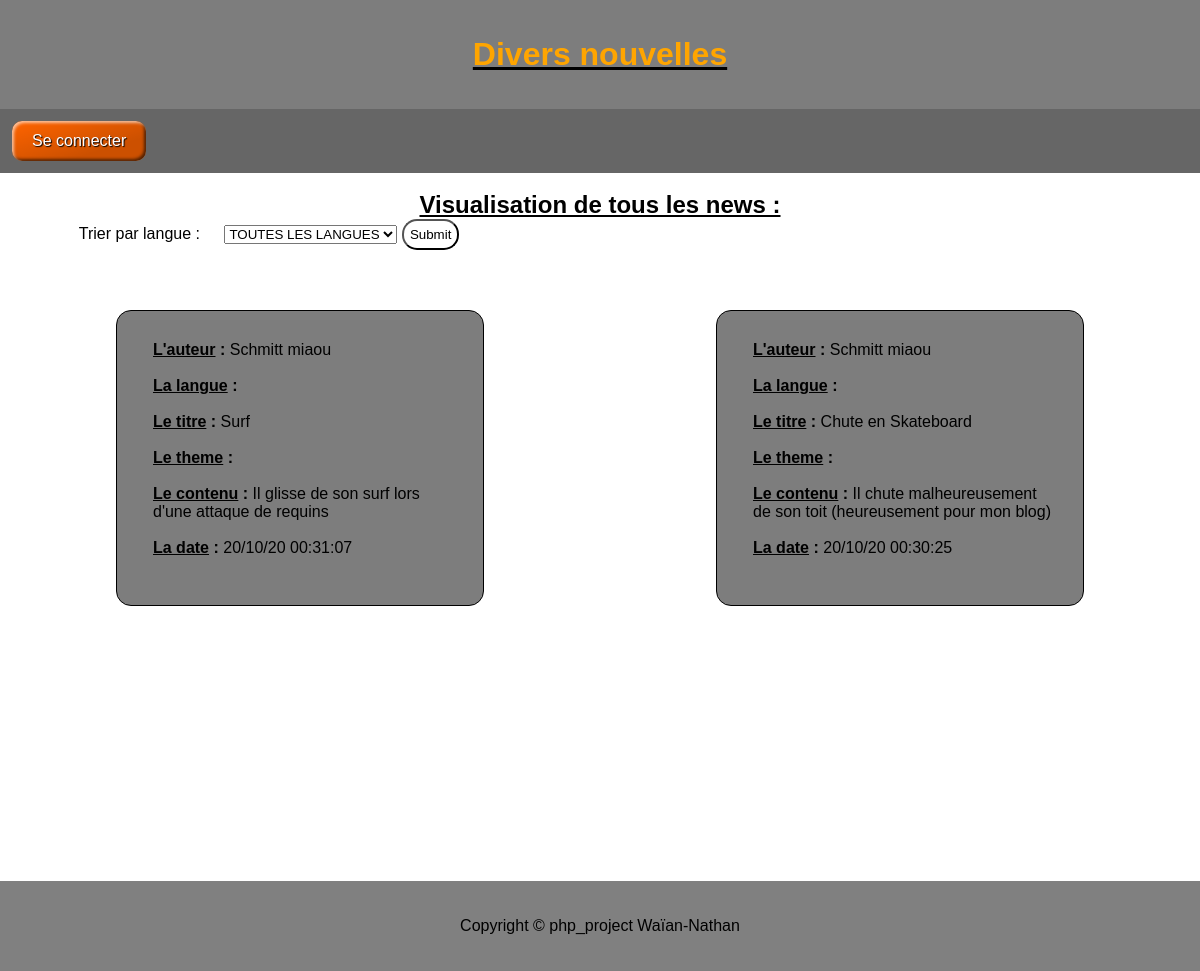
The page /php/index.php on the database as committed earlier.
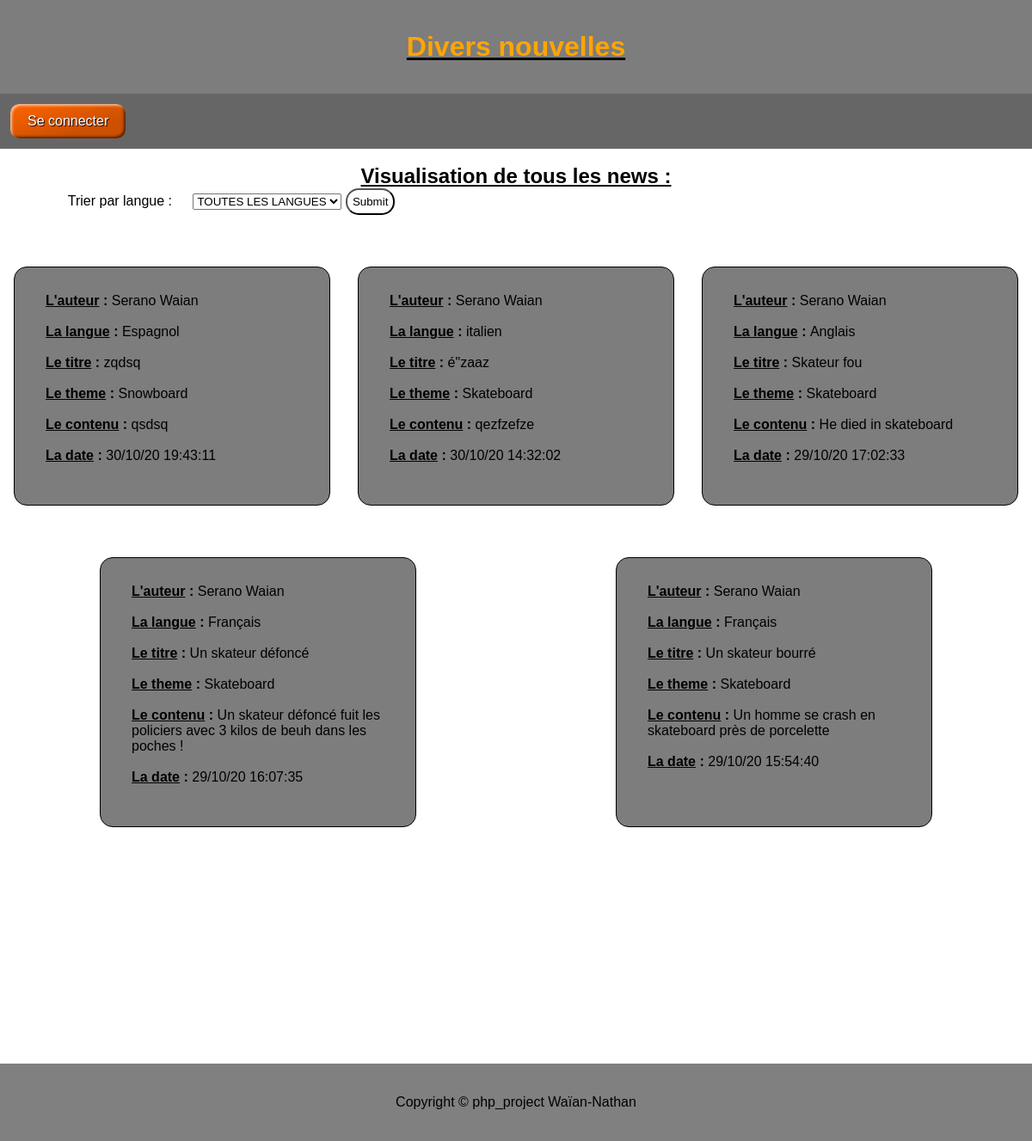
The same page on the database as committed later.
### tables this page shows
CREATE TABLE IF NOT EXISTS `news` (
  `id_news` int(11) NOT NULL AUTO_INCREMENT,
  `id_theme` int(11) NOT NULL,
  `id_langue` int(11) NOT NULL,
  `title_news` varchar(100) NOT NULL,
  `date_news` datetime NOT NULL,
  `text_news` text NOT NULL,
  `id_editor` int(11) NOT NULL,
  PRIMARY KEY (`id_news`)
);

CREATE TABLE IF NOT EXISTS `editor` (
  `id_editor` int(6) NOT NULL AUTO_INCREMENT,
  `surname` varchar(32) NOT NULL,
  `name` varchar(32) NOT NULL,
  `mail_address` varchar(128) NOT NULL,
  `password` varchar(128) NOT NULL,
  `dateCreate` datetime NOT NULL,
  PRIMARY KEY (`id_editor`)
);

CREATE TABLE IF NOT EXISTS `langue` (
  `id_langue` int(11) NOT NULL AUTO_INCREMENT,
  `title` varchar(255) NOT NULL,
  PRIMARY KEY (`id_langue`)
);

CREATE TABLE IF NOT EXISTS `theme` (
  `id_theme` int(11) NOT NULL AUTO_INCREMENT,
  `title` varchar(255) NOT NULL,
  `description` text NOT NULL,
  PRIMARY KEY (`id_theme`)
);

### php/class/Session.php (called while the page is built, shortened)
<?php
class Session
{
    static $instance;
    static function getInstance()
    {
        if (!self::$instance)
            self::$instance = new Session();
        return self::$instance;
    }
    public function read($key)
    {
        return isset($_SESSION[$key]) ? $_SESSION[$key] : null;
    }
}

### php/class/App.php (called while the page is built)
<?php
class App
{
    static $dbUsers = null;
    static function getDatabase()
    {
        if (!self::$dbUsers)
            self::$dbUsers = new Database('root', '', 'projet_php');
        return self::$dbUsers;
    }
    static function getAuth()
    {
        return new Auth(Session::getInstance());
    }
}

### php/class/Auth.php (called while the page is built, shortened)
<?php
class Auth
{
    private $session;
    public function __construct($session)
    {
        $this->session = $session;
    }
    public function user()
    {
        if (!$this->session->read('auth'))
            return false;
        return $this->session->read('auth');
    }
}

### php/class/Database.php (called while the page is built, shortened)
<?php
class Database
{
    private $pdo;
    public function __construct($login, $password, $database_name, $host = 'localhost')
    {
        $this->pdo = new PDO("mysql:dbname=$database_name;host=$host", $login, $password);
        $this->pdo->setAttribute(PDO::ATTR_ERRMODE, PDO::ERRMODE_EXCEPTION);
        $this->pdo->setAttribute(PDO::ATTR_DEFAULT_FETCH_MODE, PDO::FETCH_OBJ);
    }
    public function query($query, $params = false)
    {
        if ($params) {
            $req = $this->pdo->prepare($query);
            $req->execute($params);
        } else
            $req = $this->pdo->query($query);
        return $req;
    }
}

### php/index.php (the view, shortened to what this page needs)
<?php
include 'class/App.php';
include 'class/Auth.php';
include 'class/Session.php';
include 'class/Database.php';
$auth = App::getAuth();
$bdd = App::getDatabase();
$reqNews = $bdd->query('SELECT * FROM news ORDER BY date_news desc');
?>
<html lang=\"fr\">
<head>
    <link type="text/css" rel="stylesheet" href="../css/commun.css">
    <link type="text/css" rel="stylesheet" href="../css/index.css">
</head>
<body>
    <header>
        <h1> <a href="index.php"> Divers nouvelles</a> </h1>
    </header>
    <nav>
        <p><?php if ($auth->user()) : ?><a href="compte.php"><button>Mon compte</button> </a><?php else : ?><a href="connexion.php"><button>Se connecter</button></a><?php endif; ?></p>
    </nav>
    <br />
    <h2> Visualisation de tous les news : </h2>
    <form method="POST">
        <label for="langueArticle"> Trier par langue : </label>
        <select name="langueArticle">
            <option value="0" <?php if (!isset($_POST['langueArticle'])) : ?> selected <?php endif; ?>> TOUTES LES LANGUES </option>
        </select>
        <input type="submit" name="langue">
    </form>
    <?php
    if ($reqNews->rowCount()) :
    ?> <div id="articles">
            <?php
            foreach ($reqNews as $reqNew) :
                $reqTheme = $bdd->query("SELECT * FROM theme WHERE id_theme=?", [$reqNew->id_theme])->fetch();
                $reqLangue = $bdd->query("SELECT * FROM langue WHERE id_langue=?", [$reqNew->id_langue])->fetch();
                $reqEditor = $bdd->query("SELECT surname, name, mail_address FROM editor WHERE id_editor=?", [$reqNew->id_editor])->fetch();
            ?>
                <div class="article">
                    <p> <strong><u>L'auteur</u> : </strong><?= $reqEditor->surname, " ", $reqEditor->name; ?> </p> <br />
                    <p> <strong><u>La langue</u> : </strong><?= $reqLangue->title; ?> </p> <br />
                    <p> <strong><u>Le titre</u> : </strong><?= $reqNew->title_news; ?> </p> <br />
                    <p title="Description : <?= $reqTheme->description; ?>"> <strong><u>Le theme</u> : </strong><?= $reqTheme->title ?> </p> <br />
                    <p> <strong><u>Le contenu</u> : </strong><?= $reqNew->text_news; ?> </p> <br />
                    <p> <strong><u>La date</u> : </strong><?= date("d/m/y H:i:s", strtotime($reqNew->date_news)); ?> </p><br />
                </div>
            <?php
            endforeach;
            ?>
        </div>
    <?php
    else :
    ?>
        <p> Aucune news enregistrées dans la base de donnée </p>
    <?php endif; ?>
    <?php
    include 'inc/footer.php';
    ?>
</body>
</html>

### php/inc/footer.php
<div id="blank">
</div>
<footer>
    <p>Copyright &copy; php_project Waïan-Nathan</p>
</footer>

### css/commun.css (style rules this page uses)
button { cursor: pointer; border: 0; line-height: 2.5; padding: 0 20px; font-size: 1rem; text-align: center; color: #fff; text-shadow: 1px 1px 1px #000; border-radius: 10px; background-color: #FF6400; background-image: linear-gradient(to top left, rgba(0, 0, 0, .2), rgba(0, 0, 0, .2) 30%, rgba(0, 0, 0, 0)); box-shadow: inset 2px 2px 3px rgba(255, 255, 255, .6), inset -2px -2px 3px rgba(0, 0, 0, .6); }
button { text-decoration: none; color: white; }
input { background-color: #2323; color: silver; border-radius: 15px; padding: 8px; color: black; }
input[type="submit"] { background-color: white; color: black; padding: 6px; cursor: pointer; }
label { display: inline-block; width: 200px; margin-right: 20px; text-align: right; }
#blank { height: 75px; }
footer { background-color: grey; padding: 3%; text-align: center; }

### css/index.css (style rules this page uses)
* { margin: 0px; padding: 0px; font-family: Arial, Helvetica, sans-serif; }
header { background-color: #7D7D7D; padding: 3%; }
h1 { text-align: center; text-decoration: underline; }
h2 { text-align: center; text-decoration: underline; }
h1 a { text-decoration: none; color: orange; }
nav { background-color: #666666; padding: 1%; }
#articles { display: flex; flex-wrap: wrap; margin: 100px auto; }
.article { width: 300px; margin: -40px auto 100px auto; padding: 30px; padding-left: 3%; border: 1px solid black; border-radius: 15px; background-color: #7D7D7D; word-break: break-word; }

Rows that differ between the two databases and show on the page:
removed news: id_editor.surname "Schmitt", id_editor.name "miaou", title_news "Surf", text_news "Il glisse de son surf lors d'une attaque de requins", date_news "20/10/20 00:31:07"
removed news: id_editor.surname "Schmitt", id_editor.name "miaou", title_news "Chute en Skateboard", text_news "Il chute malheureusement de son toit (heureusement pour mon blog)", date_news "20/10/20 00:30:25"
added news: id_editor.surname "Serano", id_editor.name "Waian", id_langue.title "Espagnol", title_news "zqdsq", id_theme.title "Snowboard", text_news "qsdsq", date_news "30/10/20 19:43:11"
added news: id_editor.surname "Serano", id_editor.name "Waian", id_langue.title "italien", title_news "é\"zaaz", id_theme.title "Skateboard", text_news "qezfzefze", date_news "30/10/20 14:32:02"
added news: id_editor.surname "Serano", id_editor.name "Waian", id_langue.title "Anglais", title_news "Skateur fou", id_theme.title "Skateboard", text_news "He died in skateboard", date_news "29/10/20 17:02:33"
added news: id_editor.surname "Serano", id_editor.name "Waian", id_langue.title "Français", title_news "Un skateur défoncé", id_theme.title "Skateboard", text_news "Un skateur défoncé fuit les policiers avec 3 kilos de beuh dans les poches !", date_news "29/10/20 16:07:35"
added news: id_editor.surname "Serano", id_editor.name "Waian", id_langue.title "Français", title_news "Un skateur bourré", id_theme.title "Skateboard", text_news "Un homme se crash en skateboard près de porcelette", date_news "29/10/20 15:54:40"
